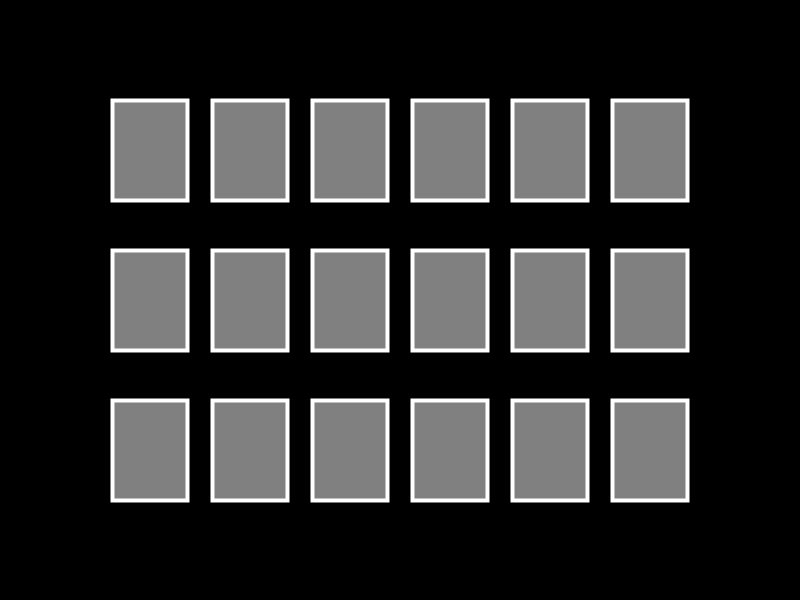
Frame 1 (no input)
Frame 60 (the mouse pressed at the canvas centre just before this capture): identical to frame 1, image omitted
Frame 120 (the mouse held since frame 60 and released just before this capture): identical to frame 1, image omitted

The Processing sketch that drew this single still picture (run headless with seeded random() and noise(); from frame 60 on, the mouse is pressed at the canvas centre):

// Processing sketch: p5_day3_quiz01b
// ── p5_day3_quiz01b.pde
// グローバル変数
int NumOfCard = 9*2;// カードの数
myCard[] cards = new myCard[NumOfCard];// myCard型の配列
int[] selectedCardIndex;
int NumOfSelectedCard;
int n1, n2;// 1枚目と2枚目にめくったカード
int count = 0;
int countForCardReverse;
boolean chooseable = true;
// 構造体
class myCard {// myCardという構造体の雛形
  int id, value;
  float x, y, w, h;
  boolean cursorOn;// マウスカーソルがあるかどうか
  boolean appear;// 裏の数が見えているかどうか
  boolean pairFound;// ペアが見つかったかどうか

  myCard(int num1, int num2) {// コンストラクタ
    // 引数は,通し番号(num1, 0~17)と裏に描かれた番号(num2, 0~9)
    id = num1;
    value = num2;
    x = 150 + 100*(id%6);
    y = 150 + 150*(id/6);
    w = 75;
    h = 100;
    cursorOn = false;// 「カードの上にカーソルはない」に
    appear = false;// 「見せない」に
    pairFound = false;// 「ペアは見つかっていない」
    println("[" + nf(id, 2, 0) + "]: " + value);
  }
}
// -----
void setup() {
  size(800, 600);
  rectMode(CENTER);
  textAlign(CENTER, CENTER);
  textSize(20);

  initMyCards();// カードの初期化
}
// -----
void initMyCards() {
  int[] tmpArray = new int[NumOfCard];
  boolean loopFlg;
  for ( int i=0; i<NumOfCard; i++) {
    loopFlg = true;// ひとまず「ループする」に
    while (loopFlg) {// 「ループする」の間は
      int tmp = int( random( NumOfCard/2 ) );
      if ( tmpArray[tmp] < 2 ) {// 使用回数が 2 未満ならば
        tmpArray[tmp] = tmpArray[tmp] + 1;
        cards[i] = new myCard(i, tmp+1);
        loopFlg = false;// 「ループしない」に
      }
    }
  }
  selectedCardIndex = new int[2];
  NumOfSelectedCard = 0;
}
// -----
void draw() {
  background( 0 );

  drawCard();

  // ２枚目で外れた場合の処理
  if ( NumOfSelectedCard == 2) {
    if ( cards[n1].value != cards[n2].value ) {
      if ( count - countForCardReverse > 60 ) {
        cards[n1].appear = false;
        cards[n2].appear = false;
        NumOfSelectedCard = 0;
        chooseable = true;
      }
    }
  }
  count = count + 1;
}
// -----
void drawCard() {
  strokeWeight(4);

  for (int i=0; i<NumOfCard; i++) {
    if ( cards[i].appear ) {
      stroke(255);
      fill(255);
      rect( cards[i].x, cards[i].y, cards[i].w, cards[i].h);
      fill(0);
      text(cards[i].value, cards[i].x, cards[i].y);
      if ( cards[i].pairFound ) {
        stroke(255, 0, 0);
        line(cards[i].x - cards[i].w/2, cards[i].y - cards[i].h/2, cards[i].x + cards[i].w/2, cards[i].y + cards[i].h/2);
      }
    } else {

      fill(128);
      if ( cards[i].cursorOn ) {
        stroke(128, 255, 128);
      } else {
        stroke(255);
      }
      rect( cards[i].x, cards[i].y, cards[i].w, cards[i].h);
    }
  }
}
// -----
void mouseMoved() {
  cursorCheck();
}
// -----
void cursorCheck() {
  for (int i=0; i<NumOfCard; i++) {
    if ( abs(mouseX - cards[i].x) < cards[i].w/2 && abs(mouseY - cards[i].y) < cards[i].h/2 ) {
      cards[i].cursorOn = true;// 「カードの上にカーソルがある」に
    } else {
      cards[i].cursorOn = false;// 「カードの上にカーソルがない」に
    }
  }
}
// -----
void mousePressed() {
  if ( chooseable) {
    openCard();
  }
}
// -----
void openCard() {
  for (int i=0; i<NumOfCard; i++) {
    if ( cards[i].cursorOn ) {// 「カードの上にカーソルがある」ならば
      cards[i].appear = true;
      selectedCardIndex[NumOfSelectedCard] = i;
      NumOfSelectedCard = NumOfSelectedCard+1;
      if ( NumOfSelectedCard == 2) {// 選んだのが2枚目ならば
        n1 = selectedCardIndex[0];
        n2 = selectedCardIndex[1];
        if ( cards[n1].value == cards[n2].value ) {// ペアだった場合
          cards[n1].pairFound = true;// 「ペアが見つかった」に
          cards[n2].pairFound = true;
          NumOfSelectedCard = 0;// 選択しているカードの枚数をリセット
        } else {// はずれの場合
          chooseable = false;// 一定時間選べないようにする(draw内で処理する)
          countForCardReverse = count;// 選べない時間の開始時刻
        }
      }
    }
  }
}
